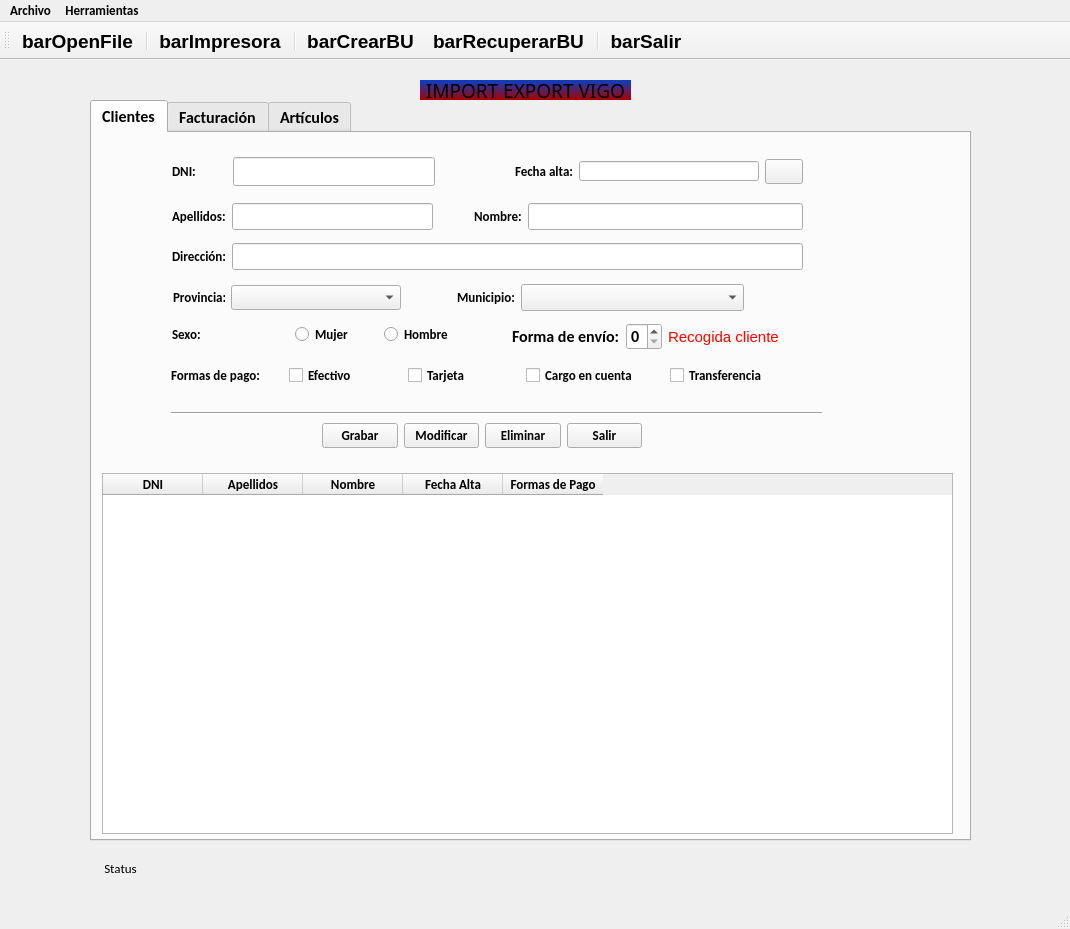
<?xml version="1.0" encoding="UTF-8"?>
<ui version="4.0">
 <class>window</class>
 <widget class="QMainWindow" name="window">
  <property name="geometry">
   <rect>
    <x>0</x>
    <y>0</y>
    <width>1070</width>
    <height>929</height>
   </rect>
  </property>
  <property name="sizePolicy">
   <sizepolicy hsizetype="Preferred" vsizetype="Preferred">
    <horstretch>0</horstretch>
    <verstretch>0</verstretch>
   </sizepolicy>
  </property>
  <property name="font">
   <font>
    <family>MS UI Gothic</family>
    <pointsize>14</pointsize>
    <weight>75</weight>
    <bold>true</bold>
   </font>
  </property>
  <property name="windowTitle">
   <string>IMPORT-EXPORT TEIS</string>
  </property>
  <property name="styleSheet">
   <string notr="true"/>
  </property>
  <widget class="QWidget" name="centralwidget">
   <widget class="QLabel" name="lblClientes">
    <property name="geometry">
     <rect>
      <x>420</x>
      <y>20</y>
      <width>211</width>
      <height>20</height>
     </rect>
    </property>
    <property name="sizePolicy">
     <sizepolicy hsizetype="Fixed" vsizetype="Preferred">
      <horstretch>0</horstretch>
      <verstretch>0</verstretch>
     </sizepolicy>
    </property>
    <property name="font">
     <font>
      <family>13 Calibri</family>
      <pointsize>14</pointsize>
      <weight>9</weight>
      <italic>false</italic>
      <bold>false</bold>
     </font>
    </property>
    <property name="styleSheet">
     <string notr="true">QLabel{
font: 75 14pt bold &quot;Calibri&quot;;
background-color:'blue';
color:'white';
border:3px,solid,white;
align:center;
background:qlineargradient(spread:pad, x1:0.443, y1:0.0170455, x2:0.472, y2:1, stop:0 rgba(10, 62, 194, 255), stop:1 rgb(170, 0, 0))
}</string>
    </property>
    <property name="text">
     <string>IMPORT EXPORT VIGO</string>
    </property>
    <property name="scaledContents">
     <bool>true</bool>
    </property>
    <property name="alignment">
     <set>Qt::AlignCenter</set>
    </property>
   </widget>
   <widget class="QTabWidget" name="tabWidget">
    <property name="geometry">
     <rect>
      <x>90</x>
      <y>40</y>
      <width>881</width>
      <height>741</height>
     </rect>
    </property>
    <property name="font">
     <font>
      <family>Calibri</family>
      <pointsize>12</pointsize>
     </font>
    </property>
    <property name="currentIndex">
     <number>0</number>
    </property>
    <widget class="QWidget" name="tab">
     <attribute name="title">
      <string>Clientes</string>
     </attribute>
     <widget class="Line" name="line">
      <property name="geometry">
       <rect>
        <x>79</x>
        <y>270</y>
        <width>651</width>
        <height>20</height>
       </rect>
      </property>
      <property name="sizePolicy">
       <sizepolicy hsizetype="Fixed" vsizetype="Fixed">
        <horstretch>0</horstretch>
        <verstretch>0</verstretch>
       </sizepolicy>
      </property>
      <property name="orientation">
       <enum>Qt::Horizontal</enum>
      </property>
     </widget>
     <widget class="QWidget" name="layoutWidget_2">
      <property name="geometry">
       <rect>
        <x>80</x>
        <y>110</y>
        <width>631</width>
        <height>27</height>
       </rect>
      </property>
      <layout class="QHBoxLayout" name="horizontalLayout_3">
       <item>
        <widget class="QLabel" name="lblDir">
         <property name="font">
          <font>
           <family>Calibri</family>
           <pointsize>10</pointsize>
          </font>
         </property>
         <property name="text">
          <string>Dirección:</string>
         </property>
        </widget>
       </item>
       <item>
        <widget class="QLineEdit" name="txtDir">
         <property name="enabled">
          <bool>true</bool>
         </property>
         <property name="sizePolicy">
          <sizepolicy hsizetype="Expanding" vsizetype="Fixed">
           <horstretch>210</horstretch>
           <verstretch>0</verstretch>
          </sizepolicy>
         </property>
         <property name="font">
          <font>
           <family>Calibri</family>
           <pointsize>12</pointsize>
           <weight>50</weight>
           <bold>false</bold>
          </font>
         </property>
        </widget>
       </item>
      </layout>
     </widget>
     <widget class="QWidget" name="layoutWidget_4">
      <property name="geometry">
       <rect>
        <x>79</x>
        <y>230</y>
        <width>611</width>
        <height>25</height>
       </rect>
      </property>
      <property name="sizePolicy">
       <sizepolicy hsizetype="Minimum" vsizetype="Preferred">
        <horstretch>0</horstretch>
        <verstretch>0</verstretch>
       </sizepolicy>
      </property>
      <layout class="QHBoxLayout" name="horizontalLayout_5">
       <item>
        <widget class="QLabel" name="lblPago">
         <property name="sizePolicy">
          <sizepolicy hsizetype="Minimum" vsizetype="Preferred">
           <horstretch>0</horstretch>
           <verstretch>0</verstretch>
          </sizepolicy>
         </property>
         <property name="font">
          <font>
           <family>Calibri</family>
           <pointsize>10</pointsize>
          </font>
         </property>
         <property name="text">
          <string>Formas de pago:</string>
         </property>
        </widget>
       </item>
       <item>
        <widget class="QCheckBox" name="chkEfectivo">
         <property name="sizePolicy">
          <sizepolicy hsizetype="Minimum" vsizetype="Fixed">
           <horstretch>0</horstretch>
           <verstretch>0</verstretch>
          </sizepolicy>
         </property>
         <property name="font">
          <font>
           <family>Calibri</family>
           <pointsize>10</pointsize>
          </font>
         </property>
         <property name="text">
          <string>Efectivo</string>
         </property>
         <attribute name="buttonGroup">
          <string notr="true">chkGroupPago</string>
         </attribute>
        </widget>
       </item>
       <item>
        <widget class="QCheckBox" name="chkTarjeta">
         <property name="sizePolicy">
          <sizepolicy hsizetype="Minimum" vsizetype="Fixed">
           <horstretch>0</horstretch>
           <verstretch>0</verstretch>
          </sizepolicy>
         </property>
         <property name="font">
          <font>
           <family>Calibri</family>
           <pointsize>10</pointsize>
          </font>
         </property>
         <property name="text">
          <string>Tarjeta</string>
         </property>
         <attribute name="buttonGroup">
          <string notr="true">chkGroupPago</string>
         </attribute>
        </widget>
       </item>
       <item>
        <widget class="QCheckBox" name="chkCargocuenta">
         <property name="sizePolicy">
          <sizepolicy hsizetype="Minimum" vsizetype="Fixed">
           <horstretch>0</horstretch>
           <verstretch>0</verstretch>
          </sizepolicy>
         </property>
         <property name="font">
          <font>
           <family>Calibri</family>
           <pointsize>10</pointsize>
          </font>
         </property>
         <property name="text">
          <string>Cargo en cuenta</string>
         </property>
         <attribute name="buttonGroup">
          <string notr="true">chkGroupPago</string>
         </attribute>
        </widget>
       </item>
       <item>
        <spacer name="horizontalSpacer">
         <property name="orientation">
          <enum>Qt::Horizontal</enum>
         </property>
         <property name="sizeType">
          <enum>QSizePolicy::Fixed</enum>
         </property>
         <property name="sizeHint" stdset="0">
          <size>
           <width>25</width>
           <height>20</height>
          </size>
         </property>
        </spacer>
       </item>
       <item>
        <widget class="QCheckBox" name="chkTransferencia">
         <property name="sizePolicy">
          <sizepolicy hsizetype="Minimum" vsizetype="Expanding">
           <horstretch>0</horstretch>
           <verstretch>0</verstretch>
          </sizepolicy>
         </property>
         <property name="font">
          <font>
           <family>Calibri</family>
           <pointsize>10</pointsize>
          </font>
         </property>
         <property name="text">
          <string>Transferencia</string>
         </property>
         <attribute name="buttonGroup">
          <string notr="true">chkGroupPago</string>
         </attribute>
        </widget>
       </item>
      </layout>
     </widget>
     <widget class="QWidget" name="layoutWidget_5">
      <property name="geometry">
       <rect>
        <x>80</x>
        <y>70</y>
        <width>631</width>
        <height>27</height>
       </rect>
      </property>
      <layout class="QHBoxLayout" name="horizontalLayout_2">
       <item>
        <widget class="QLabel" name="lblApel">
         <property name="sizePolicy">
          <sizepolicy hsizetype="Fixed" vsizetype="Fixed">
           <horstretch>0</horstretch>
           <verstretch>0</verstretch>
          </sizepolicy>
         </property>
         <property name="font">
          <font>
           <family>Calibri</family>
           <pointsize>10</pointsize>
           <weight>75</weight>
           <bold>true</bold>
          </font>
         </property>
         <property name="text">
          <string>Apellidos:</string>
         </property>
        </widget>
       </item>
       <item>
        <widget class="QLineEdit" name="txtApel">
         <property name="sizePolicy">
          <sizepolicy hsizetype="Maximum" vsizetype="Fixed">
           <horstretch>105</horstretch>
           <verstretch>0</verstretch>
          </sizepolicy>
         </property>
         <property name="maximumSize">
          <size>
           <width>201</width>
           <height>16777215</height>
          </size>
         </property>
         <property name="font">
          <font>
           <family>Calibri</family>
           <pointsize>12</pointsize>
           <weight>50</weight>
           <bold>false</bold>
          </font>
         </property>
        </widget>
       </item>
       <item>
        <spacer name="horizontalSpacer_2">
         <property name="orientation">
          <enum>Qt::Horizontal</enum>
         </property>
         <property name="sizeType">
          <enum>QSizePolicy::Fixed</enum>
         </property>
         <property name="sizeHint" stdset="0">
          <size>
           <width>35</width>
           <height>20</height>
          </size>
         </property>
        </spacer>
       </item>
       <item>
        <widget class="QLabel" name="lblApel_2">
         <property name="sizePolicy">
          <sizepolicy hsizetype="Fixed" vsizetype="Fixed">
           <horstretch>0</horstretch>
           <verstretch>0</verstretch>
          </sizepolicy>
         </property>
         <property name="font">
          <font>
           <family>Calibri</family>
           <pointsize>10</pointsize>
          </font>
         </property>
         <property name="text">
          <string>Nombre:</string>
         </property>
        </widget>
       </item>
       <item>
        <widget class="QLineEdit" name="txtNome">
         <property name="sizePolicy">
          <sizepolicy hsizetype="Expanding" vsizetype="Fixed">
           <horstretch>0</horstretch>
           <verstretch>0</verstretch>
          </sizepolicy>
         </property>
         <property name="font">
          <font>
           <family>Calibri</family>
           <pointsize>12</pointsize>
           <weight>50</weight>
           <bold>false</bold>
          </font>
         </property>
        </widget>
       </item>
      </layout>
     </widget>
     <widget class="QWidget" name="layoutWidget_6">
      <property name="geometry">
       <rect>
        <x>80</x>
        <y>20</y>
        <width>631</width>
        <height>37</height>
       </rect>
      </property>
      <layout class="QHBoxLayout" name="horizontalLayout">
       <item>
        <widget class="QLabel" name="lblDNI">
         <property name="sizePolicy">
          <sizepolicy hsizetype="Fixed" vsizetype="Preferred">
           <horstretch>0</horstretch>
           <verstretch>0</verstretch>
          </sizepolicy>
         </property>
         <property name="minimumSize">
          <size>
           <width>55</width>
           <height>0</height>
          </size>
         </property>
         <property name="font">
          <font>
           <family>Calibri</family>
           <pointsize>10</pointsize>
          </font>
         </property>
         <property name="text">
          <string>DNI:</string>
         </property>
        </widget>
       </item>
       <item>
        <widget class="QLineEdit" name="txtDNI">
         <property name="sizePolicy">
          <sizepolicy hsizetype="Fixed" vsizetype="Fixed">
           <horstretch>0</horstretch>
           <verstretch>0</verstretch>
          </sizepolicy>
         </property>
         <property name="minimumSize">
          <size>
           <width>202</width>
           <height>25</height>
          </size>
         </property>
         <property name="font">
          <font>
           <family>Calibri</family>
           <pointsize>12</pointsize>
           <weight>50</weight>
           <bold>false</bold>
          </font>
         </property>
        </widget>
       </item>
       <item>
        <widget class="QLabel" name="lblValidoDNI">
         <property name="sizePolicy">
          <sizepolicy hsizetype="Fixed" vsizetype="Fixed">
           <horstretch>0</horstretch>
           <verstretch>0</verstretch>
          </sizepolicy>
         </property>
         <property name="minimumSize">
          <size>
           <width>30</width>
           <height>30</height>
          </size>
         </property>
         <property name="text">
          <string/>
         </property>
        </widget>
       </item>
       <item>
        <widget class="QPushButton" name="btnLimpiar">
         <property name="sizePolicy">
          <sizepolicy hsizetype="Fixed" vsizetype="Fixed">
           <horstretch>0</horstretch>
           <verstretch>0</verstretch>
          </sizepolicy>
         </property>
         <property name="maximumSize">
          <size>
           <width>32</width>
           <height>32</height>
          </size>
         </property>
         <property name="autoFillBackground">
          <bool>false</bool>
         </property>
         <property name="text">
          <string/>
         </property>
         <property name="icon">
          <iconset>
           <normalon>img/refrescar.png</normalon>
          </iconset>
         </property>
         <property name="iconSize">
          <size>
           <width>44</width>
           <height>44</height>
          </size>
         </property>
         <property name="flat">
          <bool>true</bool>
         </property>
        </widget>
       </item>
       <item>
        <widget class="QLabel" name="lblFchAlta">
         <property name="font">
          <font>
           <family>Calibri</family>
           <pointsize>10</pointsize>
          </font>
         </property>
         <property name="text">
          <string>Fecha alta:</string>
         </property>
        </widget>
       </item>
       <item>
        <widget class="QLineEdit" name="txtFchAlta">
         <property name="sizePolicy">
          <sizepolicy hsizetype="Expanding" vsizetype="Fixed">
           <horstretch>0</horstretch>
           <verstretch>0</verstretch>
          </sizepolicy>
         </property>
         <property name="maximumSize">
          <size>
           <width>16777215</width>
           <height>20</height>
          </size>
         </property>
         <property name="font">
          <font>
           <family>Calibri</family>
           <pointsize>12</pointsize>
           <weight>50</weight>
           <bold>false</bold>
          </font>
         </property>
        </widget>
       </item>
       <item>
        <widget class="QPushButton" name="btnFchAlta">
         <property name="font">
          <font>
           <family>Calibri</family>
           <pointsize>10</pointsize>
          </font>
         </property>
         <property name="text">
          <string/>
         </property>
         <property name="icon">
          <iconset>
           <normalon>img/calendar.png</normalon>
          </iconset>
         </property>
         <property name="iconSize">
          <size>
           <width>27</width>
           <height>27</height>
          </size>
         </property>
        </widget>
       </item>
      </layout>
      <zorder>lblDNI</zorder>
      <zorder>txtDNI</zorder>
      <zorder>lblValidoDNI</zorder>
      <zorder>lblFchAlta</zorder>
      <zorder>txtFchAlta</zorder>
      <zorder>btnFchAlta</zorder>
      <zorder>btnLimpiar</zorder>
     </widget>
     <widget class="QTableWidget" name="tabClientes">
      <property name="geometry">
       <rect>
        <x>10</x>
        <y>340</y>
        <width>851</width>
        <height>361</height>
       </rect>
      </property>
      <property name="font">
       <font>
        <family>Calibri</family>
        <pointsize>10</pointsize>
       </font>
      </property>
      <column>
       <property name="text">
        <string>DNI</string>
       </property>
      </column>
      <column>
       <property name="text">
        <string>Apellidos</string>
       </property>
      </column>
      <column>
       <property name="text">
        <string>Nombre</string>
       </property>
      </column>
      <column>
       <property name="text">
        <string>Fecha Alta</string>
       </property>
      </column>
      <column>
       <property name="text">
        <string>Formas de Pago</string>
       </property>
      </column>
     </widget>
     <widget class="QWidget" name="layoutWidget">
      <property name="geometry">
       <rect>
        <x>230</x>
        <y>290</y>
        <width>320</width>
        <height>25</height>
       </rect>
      </property>
      <layout class="QHBoxLayout" name="horizontalLayout_7">
       <item>
        <widget class="QPushButton" name="btnGrabaCli">
         <property name="font">
          <font>
           <family>Calibri</family>
           <pointsize>10</pointsize>
           <weight>75</weight>
           <bold>true</bold>
          </font>
         </property>
         <property name="text">
          <string>Grabar</string>
         </property>
        </widget>
       </item>
       <item>
        <widget class="QPushButton" name="btnModificar">
         <property name="font">
          <font>
           <pointsize>10</pointsize>
          </font>
         </property>
         <property name="text">
          <string>Modificar</string>
         </property>
        </widget>
       </item>
       <item>
        <widget class="QPushButton" name="btnEliminar">
         <property name="font">
          <font>
           <pointsize>10</pointsize>
          </font>
         </property>
         <property name="text">
          <string>Eliminar</string>
         </property>
        </widget>
       </item>
       <item>
        <widget class="QPushButton" name="btnSalir">
         <property name="font">
          <font>
           <family>Calibri</family>
           <pointsize>10</pointsize>
          </font>
         </property>
         <property name="text">
          <string>Salir</string>
         </property>
        </widget>
       </item>
      </layout>
     </widget>
     <widget class="QWidget" name="layoutWidget">
      <property name="geometry">
       <rect>
        <x>80</x>
        <y>190</y>
        <width>281</width>
        <height>22</height>
       </rect>
      </property>
      <layout class="QHBoxLayout" name="horizontalLayout_4">
       <item>
        <widget class="QLabel" name="lblSexo">
         <property name="font">
          <font>
           <pointsize>10</pointsize>
          </font>
         </property>
         <property name="text">
          <string>Sexo:</string>
         </property>
        </widget>
       </item>
       <item>
        <spacer name="horizontalSpacer_3">
         <property name="orientation">
          <enum>Qt::Horizontal</enum>
         </property>
         <property name="sizeType">
          <enum>QSizePolicy::Fixed</enum>
         </property>
         <property name="sizeHint" stdset="0">
          <size>
           <width>60</width>
           <height>20</height>
          </size>
         </property>
        </spacer>
       </item>
       <item>
        <widget class="QRadioButton" name="rbtFem">
         <property name="sizePolicy">
          <sizepolicy hsizetype="Minimum" vsizetype="Minimum">
           <horstretch>0</horstretch>
           <verstretch>0</verstretch>
          </sizepolicy>
         </property>
         <property name="font">
          <font>
           <family>Calibri</family>
           <pointsize>10</pointsize>
          </font>
         </property>
         <property name="text">
          <string>Mujer</string>
         </property>
         <attribute name="buttonGroup">
          <string notr="true">rbtGroupSex</string>
         </attribute>
        </widget>
       </item>
       <item>
        <spacer name="horizontalSpacer_5">
         <property name="orientation">
          <enum>Qt::Horizontal</enum>
         </property>
         <property name="sizeType">
          <enum>QSizePolicy::Fixed</enum>
         </property>
         <property name="sizeHint" stdset="0">
          <size>
           <width>25</width>
           <height>20</height>
          </size>
         </property>
        </spacer>
       </item>
       <item>
        <widget class="QRadioButton" name="rbtHom">
         <property name="font">
          <font>
           <family>Calibri</family>
           <pointsize>10</pointsize>
          </font>
         </property>
         <property name="text">
          <string>Hombre</string>
         </property>
         <attribute name="buttonGroup">
          <string notr="true">rbtGroupSex</string>
         </attribute>
        </widget>
       </item>
      </layout>
     </widget>
     <widget class="QWidget" name="layoutWidget">
      <property name="geometry">
       <rect>
        <x>81</x>
        <y>151</y>
        <width>571</width>
        <height>27</height>
       </rect>
      </property>
      <layout class="QHBoxLayout" name="horizontalLayout_6">
       <item>
        <widget class="QLabel" name="lblPro">
         <property name="maximumSize">
          <size>
           <width>52</width>
           <height>16777215</height>
          </size>
         </property>
         <property name="font">
          <font>
           <family>Calibri</family>
           <pointsize>10</pointsize>
           <weight>75</weight>
           <bold>true</bold>
          </font>
         </property>
         <property name="text">
          <string>Provincia:</string>
         </property>
        </widget>
       </item>
       <item>
        <widget class="QComboBox" name="cmbProv">
         <property name="sizePolicy">
          <sizepolicy hsizetype="Expanding" vsizetype="Fixed">
           <horstretch>0</horstretch>
           <verstretch>0</verstretch>
          </sizepolicy>
         </property>
         <property name="maximumSize">
          <size>
           <width>170</width>
           <height>16777215</height>
          </size>
         </property>
         <property name="font">
          <font>
           <family>Calibri</family>
           <pointsize>10</pointsize>
          </font>
         </property>
        </widget>
       </item>
       <item>
        <spacer name="horizontalSpacer_4">
         <property name="orientation">
          <enum>Qt::Horizontal</enum>
         </property>
         <property name="sizeType">
          <enum>QSizePolicy::Fixed</enum>
         </property>
         <property name="sizeHint" stdset="0">
          <size>
           <width>50</width>
           <height>20</height>
          </size>
         </property>
        </spacer>
       </item>
       <item>
        <widget class="QLabel" name="lblMunicipio">
         <property name="sizePolicy">
          <sizepolicy hsizetype="Fixed" vsizetype="Preferred">
           <horstretch>0</horstretch>
           <verstretch>0</verstretch>
          </sizepolicy>
         </property>
         <property name="font">
          <font>
           <family>Calibri</family>
           <pointsize>10</pointsize>
          </font>
         </property>
         <property name="text">
          <string>Municipio:</string>
         </property>
        </widget>
       </item>
       <item>
        <widget class="QComboBox" name="cmbMuni">
         <property name="minimumSize">
          <size>
           <width>200</width>
           <height>0</height>
          </size>
         </property>
        </widget>
       </item>
      </layout>
     </widget>
     <widget class="QWidget" name="layoutWidget">
      <property name="geometry">
       <rect>
        <x>420</x>
        <y>190</y>
        <width>340</width>
        <height>27</height>
       </rect>
      </property>
      <layout class="QHBoxLayout" name="horizontalLayout_8">
       <item>
        <widget class="QLabel" name="label_3">
         <property name="sizePolicy">
          <sizepolicy hsizetype="Fixed" vsizetype="Preferred">
           <horstretch>0</horstretch>
           <verstretch>0</verstretch>
          </sizepolicy>
         </property>
         <property name="text">
          <string>Forma de envío:</string>
         </property>
        </widget>
       </item>
       <item>
        <widget class="QSpinBox" name="spinEnvio">
         <property name="sizePolicy">
          <sizepolicy hsizetype="Fixed" vsizetype="Fixed">
           <horstretch>0</horstretch>
           <verstretch>0</verstretch>
          </sizepolicy>
         </property>
         <property name="maximum">
          <number>3</number>
         </property>
        </widget>
       </item>
       <item>
        <widget class="QLabel" name="lblEnvio">
         <property name="sizePolicy">
          <sizepolicy hsizetype="Expanding" vsizetype="Preferred">
           <horstretch>0</horstretch>
           <verstretch>0</verstretch>
          </sizepolicy>
         </property>
         <property name="minimumSize">
          <size>
           <width>150</width>
           <height>0</height>
          </size>
         </property>
         <property name="font">
          <font>
           <pointsize>11</pointsize>
           <weight>50</weight>
           <bold>false</bold>
          </font>
         </property>
         <property name="styleSheet">
          <string notr="true">color:rgb(255, 0, 0);</string>
         </property>
         <property name="text">
          <string>Recogida cliente</string>
         </property>
        </widget>
       </item>
      </layout>
     </widget>
    </widget>
    <widget class="QWidget" name="tabFacturacion">
     <attribute name="title">
      <string>Facturación</string>
     </attribute>
     <widget class="QLabel" name="label">
      <property name="geometry">
       <rect>
        <x>350</x>
        <y>140</y>
        <width>231</width>
        <height>21</height>
       </rect>
      </property>
      <property name="text">
       <string>EN CONSTRUCCION FACTURACION</string>
      </property>
     </widget>
    </widget>
    <widget class="QWidget" name="tabArticulos">
     <attribute name="title">
      <string>Artículos</string>
     </attribute>
     <widget class="QLabel" name="label_2">
      <property name="geometry">
       <rect>
        <x>350</x>
        <y>130</y>
        <width>211</width>
        <height>21</height>
       </rect>
      </property>
      <property name="text">
       <string>EN CONSTRUCCION ARTICULOS</string>
      </property>
     </widget>
    </widget>
   </widget>
   <widget class="QLabel" name="lblStatus">
    <property name="geometry">
     <rect>
      <x>40</x>
      <y>800</y>
      <width>161</width>
      <height>16</height>
     </rect>
    </property>
    <property name="font">
     <font>
      <family>Calibri</family>
      <pointsize>10</pointsize>
      <weight>50</weight>
      <bold>false</bold>
     </font>
    </property>
    <property name="text">
     <string>Status</string>
    </property>
    <property name="alignment">
     <set>Qt::AlignCenter</set>
    </property>
   </widget>
  </widget>
  <widget class="QMenuBar" name="menubar">
   <property name="geometry">
    <rect>
     <x>0</x>
     <y>0</y>
     <width>1070</width>
     <height>21</height>
    </rect>
   </property>
   <property name="font">
    <font>
     <family>Calibri</family>
     <pointsize>10</pointsize>
    </font>
   </property>
   <widget class="QMenu" name="menuArchivo">
    <property name="font">
     <font>
      <family>Calibri</family>
      <pointsize>8</pointsize>
      <weight>75</weight>
      <bold>true</bold>
     </font>
    </property>
    <property name="title">
     <string>Archivo</string>
    </property>
    <addaction name="actionAbrir"/>
    <addaction name="separator"/>
    <addaction name="actionImportar_Datos"/>
    <addaction name="actionExportar_Datos"/>
    <addaction name="separator"/>
    <addaction name="actionImprimir"/>
    <addaction name="separator"/>
    <addaction name="actionSalir"/>
   </widget>
   <widget class="QMenu" name="menuHerramientas">
    <property name="title">
     <string>Herramientas</string>
    </property>
    <addaction name="actionCrear_Backup"/>
    <addaction name="actionRestaurarBD"/>
   </widget>
   <addaction name="menuArchivo"/>
   <addaction name="menuHerramientas"/>
  </widget>
  <widget class="QStatusBar" name="statusbar"/>
  <widget class="QToolBar" name="toolBar">
   <property name="windowTitle">
    <string>toolBar</string>
   </property>
   <attribute name="toolBarArea">
    <enum>TopToolBarArea</enum>
   </attribute>
   <attribute name="toolBarBreak">
    <bool>false</bool>
   </attribute>
   <addaction name="actionbarOpenFile"/>
   <addaction name="separator"/>
   <addaction name="actionbarImprimir"/>
   <addaction name="separator"/>
   <addaction name="actionbarCrearBU"/>
   <addaction name="actionbarRecuperarBU"/>
   <addaction name="separator"/>
   <addaction name="actionbarSalir"/>
  </widget>
  <action name="actionSalir">
   <property name="text">
    <string>Salir</string>
   </property>
   <property name="font">
    <font>
     <family>Arial</family>
    </font>
   </property>
   <property name="shortcut">
    <string>Alt+S</string>
   </property>
  </action>
  <action name="actionAbrir">
   <property name="text">
    <string>Abrir</string>
   </property>
  </action>
  <action name="actionCrear_Backup">
   <property name="text">
    <string>Crear Backup</string>
   </property>
  </action>
  <action name="actionRestaurarBD">
   <property name="text">
    <string>Restaurar BD</string>
   </property>
  </action>
  <action name="actionSubir_a_Drive">
   <property name="text">
    <string>Subir a Drive</string>
   </property>
  </action>
  <action name="actionbarSalir">
   <property name="icon">
    <iconset>
     <normaloff>img/icon_salir.png</normaloff>img/icon_salir.png</iconset>
   </property>
   <property name="text">
    <string>barSalir</string>
   </property>
  </action>
  <action name="actionbarCrearBU">
   <property name="icon">
    <iconset>
     <normaloff>img/icon_crearBU.png</normaloff>img/icon_crearBU.png</iconset>
   </property>
   <property name="text">
    <string>barCrearBU</string>
   </property>
  </action>
  <action name="actionbarRecuperarBU">
   <property name="icon">
    <iconset>
     <normaloff>img/icon_recuperarBU.png</normaloff>img/icon_recuperarBU.png</iconset>
   </property>
   <property name="text">
    <string>barRecuperarBU</string>
   </property>
  </action>
  <action name="actionbarOpenFile">
   <property name="icon">
    <iconset>
     <normaloff>img/icon_carpeta.png</normaloff>img/icon_carpeta.png</iconset>
   </property>
   <property name="text">
    <string>barOpenFile</string>
   </property>
  </action>
  <action name="actionbarImprimir">
   <property name="icon">
    <iconset>
     <normaloff>img/impresora.jpg</normaloff>
     <normalon>img/impresora.jpg</normalon>img/impresora.jpg</iconset>
   </property>
   <property name="text">
    <string>barImpresora</string>
   </property>
  </action>
  <action name="actionImprimir">
   <property name="text">
    <string>Imprimir</string>
   </property>
  </action>
  <action name="actionImportar_Datos">
   <property name="text">
    <string>Importar Datos</string>
   </property>
  </action>
  <action name="actionExportar_Datos">
   <property name="text">
    <string>Exportar Datos</string>
   </property>
  </action>
 </widget>
 <resources/>
 <connections/>
 <buttongroups>
  <buttongroup name="chkGroupPago">
   <property name="exclusive">
    <bool>false</bool>
   </property>
  </buttongroup>
  <buttongroup name="rbtGroupSex"/>
 </buttongroups>
</ui>
